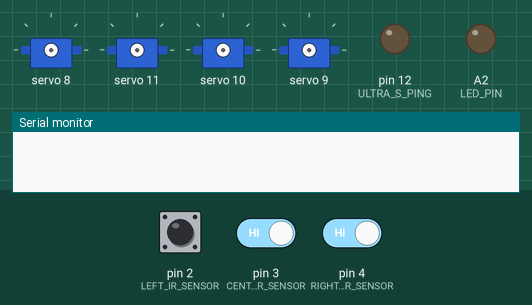
This sketch was run on a simulated Arduino Uno, built with avr-gcc and run on an emulated ATmega328P. Shown: 4 × servo, output pins drawn as LEDs (lit = HIGH), the last lines printed to the serial monitor. The inputs (shaded band) are chosen by the test bench; at power-on: pin 3 (CENTER_IR_SENSOR) HIGH, pin 4 (RIGHT_IR_SENSOR) HIGH, pin 2 (LEFT_IR_SENSOR) HIGH. Pins used as bus, display or sensor lines are not drawn.

Above: at 0.2 s.
At 1.1 s:
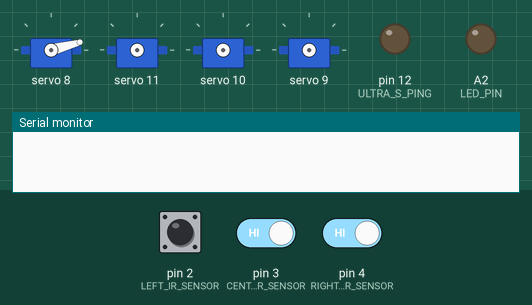
At 9.1 s:
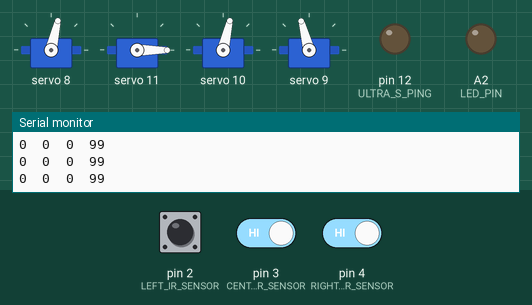
9.2 s: pin 3 (CENTER_IR_SENSOR) driven LOW and pin 4 (RIGHT_IR_SENSOR) driven LOW
12.2 s: pin 2 (LEFT_IR_SENSOR) pulsed LOW 2 times (0.12 s each, 0.3 s apart)
Timing chart, 0 to 15.2 s (numbered marks = the images above; inputs shaded):
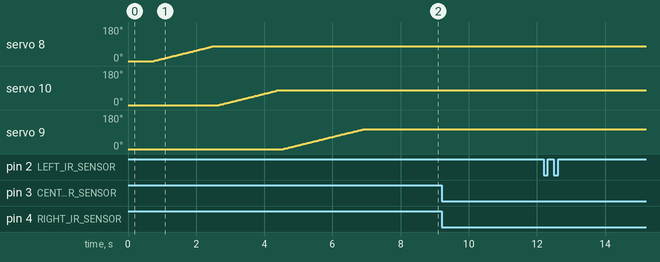

The sketch:

crp2023_diogo.ino
```cpp
#include "config.h"
#include "utils.h"
#include "motorMoves.h"
#include "servoMoves.h"
#include "bt.h"

void setup() {

  //Inicializa a porta série
  Serial.begin(BAUD_RATE);
  delay(100);

  //Define modo de operação dos pinos so sensor de cor.
  pinMode(COLOR_SENSOR_S0,   OUTPUT);
  pinMode(COLOR_SENSOR_S1,   OUTPUT);
  pinMode(COLOR_SENSOR_S2,   OUTPUT);
  pinMode(COLOR_SENSOR_S3,   OUTPUT);
  pinMode(COLOR_SENSOR_READ, INPUT);
  //Define modo de operação dos pinos dos sensores Ir
  pinMode(LEFT_IR_SENSOR,    INPUT);
  pinMode(CENTER_IR_SENSOR,  INPUT);
  pinMode(RIGHT_IR_SENSOR,   INPUT);
  //Define o modo de operação do pino do LED
  pinMode(LED_PIN, OUTPUT);
  //Define o modo de operação dos pinos do sensor Ultrasonico
  pinMode(ULTRA_S_ECHO, INPUT);
  pinMode(ULTRA_S_PING, OUTPUT);

  //Ajusta a amplitude do pulse para 20% (Varia se for arduino, raspbery, etc)
	digitalWrite(COLOR_SENSOR_S0,HIGH);
	digitalWrite(COLOR_SENSOR_S1,LOW);

      //Em modo de calibração de cor executa sempre este loop
      while(COLOR_CALIBRATION){
        atualizaValoresDasCores(COLOR_CALIBRATION);
        Serial.print("R:");   Serial.print(redValue);
        Serial.print("\tG:"); Serial.print(greenValue);
        Serial.print("\tB:"); Serial.print(blueValue);
        Serial.print("\tW:"); Serial.println(whiteValue);
      }

  //Inicializa o MUX PWM
  servoMUX.begin();
  servoMUX.setPWMFreq(PULSE_FREQ);
  delay(500);

  stopCar();
  armInitPosition();
  delay(1000);

}

void loop() {
  detetaDesvio();
  BTmove();
}
```

bt.h
```cpp
  void BTmove() {

  if (Serial.available() > 0 ? bt_receive_val=Serial.read() : false) {
    char bt_receive_val = Serial.read();
    switch (bt_receive_val) {
      case 'F':
        moveCarForward(MED_SPEED);
      case 'B':
        moveCarBackward(MED_SPEED);
      case 'R':
        turnCarRight(MED_SPEED, DIF_M_SPEED);
      case 'L':
        turnCarLeft(MED_SPEED, DIF_M_SPEED);
      default:
        // handle unexpected input
        break;
    }
  }
}
```

motorMoves.h
```cpp
/*
 * Quando se ajusta o valor da velocidade mínima deve-se ter em
 * consideração a tensão de alimentação do do circuito e a tensão
 * do motor, usando a seguinte fórmula:
 *
 *   4096 * Vm/Vin
 *
 * Por exemplo, para uma alimentação de 6V, para um motor de 5V (normalmente é),
 * temos um pulso máximo de:
 *
 *   4096*5/6=3413.
 *
 * Neste caso o valor não pode ultrapassar os 3413 pulsos para não danificar o(s) motor(es).
 *
 *     ___M1___    ____M2____
 *     S0	   S1	   S2	    S3
 *     1	   0	    1	     0	    ---> frente
 *     0	   1	    0	     1   	  ---> tras
 *     1	   0	    0	     1	    ---> direita
 *     0	   1	    1	     0   	  ---> esquerda
 *     0	   0	    0	     0	    ---> stop
 *
 */

/**
* Pára ambos os motores. Para tal coloca todos
* os pulsos de S0,S1-M1 e S2,S3-M2 a 0
*/
void stopCar(){
  /* M1 */
  servoMUX.setPWM(MOTOR_1_A_PWM,0,0);
  servoMUX.setPWM(MOTOR_1_B_PWM,0,0);
  /* M2 */
  servoMUX.setPWM(MOTOR_2_A_PWM,0,0);
  servoMUX.setPWM(MOTOR_2_B_PWM,0,0);
}

/**
* Coloca em adamento os dois motores no mesmo sentido.
* devido à montagem dos motores, o que é para a frente num
* pode significar para trás no outro. (Tem de ser verificado caso a caso).
* Caso isto aconteça há duas soluções. Ou altera-se a polaridade dos cabos
* do motor (se o tipo de ligação permitir), ou troca-se o valor da variavel.
* por exemplo:
* S0 passa a ser S1 e S1 passa a ser S0
*/
void moveCarForward(int speed){

  /* M1 */
  servoMUX.setPWM(MOTOR_1_A_PWM,0,MOTOR_MAX_PULSE);
  servoMUX.setPWM(MOTOR_1_B_PWM,0,MOTOR_MAX_PULSE - speed);
  /**
  * M2 com fator de correção
  * (Ver comentários da variavel DIF_M_SPEED)
  */
  servoMUX.setPWM(MOTOR_2_A_PWM,0,MOTOR_MAX_PULSE);
  servoMUX.setPWM(MOTOR_2_B_PWM,0,(MOTOR_MAX_PULSE - speed) + DIF_M_SPEED);
}

/**
* Coloca em adamento os dois motores no mesmo sentido (Oposto de andar para a frente).
* (Ver comentários do andara para a frente)
*/
void moveCarBackward(int speed){
  /* M1 */
  servoMUX.setPWM(MOTOR_1_A_PWM,0,MOTOR_MAX_PULSE - speed);
  servoMUX.setPWM(MOTOR_1_B_PWM,0,MOTOR_MAX_PULSE);
  /**
  * M2 com fator de correção
  * (Ver comentários da variavel DIF_M_SPEED)
  */
  servoMUX.setPWM(MOTOR_2_A_PWM,0,(MOTOR_MAX_PULSE - speed) + DIF_M_SPEED);
  servoMUX.setPWM(MOTOR_2_B_PWM,0,MOTOR_MAX_PULSE);
}

//Vira para a direita
void turnCarRight(int speed, int difSpeed){
  /* M1 */
  servoMUX.setPWM(MOTOR_1_A_PWM,0, MOTOR_MAX_PULSE - difSpeed);
  servoMUX.setPWM(MOTOR_1_B_PWM,0, MOTOR_MAX_PULSE - speed);
  /**
  * M2 com fator de correção
  * (Ver comentários da variavel DIF_M_SPEED)
  */
  servoMUX.setPWM(MOTOR_2_A_PWM,0, MOTOR_MAX_PULSE);
  servoMUX.setPWM(MOTOR_2_B_PWM,0, (MOTOR_MAX_PULSE - speed) + DIF_M_SPEED);
}

//Vira para a Esquerda
void turnCarLeft(int speed, int difSpeed){
  /* M1 */
  servoMUX.setPWM(MOTOR_1_A_PWM,0, MOTOR_MAX_PULSE);
  servoMUX.setPWM(MOTOR_1_B_PWM,0, MOTOR_MAX_PULSE - speed);
  /**
  * M2 com fator de correção
  * (Ver comentários da variavel DIF_M_SPEED)
  */
  servoMUX.setPWM(MOTOR_2_A_PWM,0, (MOTOR_MAX_PULSE - difSpeed));
  servoMUX.setPWM(MOTOR_2_B_PWM,0, (MOTOR_MAX_PULSE - speed) + DIF_M_SPEED);
}

//Spin car Right
void spinCarRight(int speed, long timmer=0){

  long initTime = millis();
  Serial.println(String(millis() - initTime) + " " + String(initTime) + " " + String(timmer));

  while (millis() - initTime  <= timmer){
      /* M1 */
      servoMUX.setPWM(MOTOR_1_A_PWM,0,0);
      servoMUX.setPWM(MOTOR_1_B_PWM,0,MOTOR_MAX_PULSE - speed );
      /* M2 */
      servoMUX.setPWM(MOTOR_2_A_PWM,0,(MOTOR_MAX_PULSE - speed) + DIF_M_SPEED);
      servoMUX.setPWM(MOTOR_2_B_PWM,0,0);
  }
  stopCar();
}

//Spin car Left
void spinCarLeft(int speed, long timmer=0){

  long initTime = millis();
  Serial.println(String(millis() - initTime) + " " + String(initTime) + " " + String(timmer));

  while (millis() - initTime  <= timmer){
      /* M1 */
      servoMUX.setPWM(MOTOR_1_A_PWM,0,MOTOR_MAX_PULSE - speed );
      servoMUX.setPWM(MOTOR_1_B_PWM,0,0);
      /* M2 */
      servoMUX.setPWM(MOTOR_2_A_PWM,0,0);
      servoMUX.setPWM(MOTOR_2_B_PWM,0,(MOTOR_MAX_PULSE - speed) + DIF_M_SPEED);
  }
  stopCar();
}
  
```

servoMoves.h
```cpp
/**
* Move o braço para uma posição que se quer como incial
*/
void armInitPosition(long speed=SLOW_SPEED){
  moveServo(BASE_SERVO_PWM,  INIT_BASE_ANGLE,  speed);
  moveServo(VERT_SERVO_PWM,  INIT_VERT_ANGLE,  speed);
  moveServo(HORI_SERVO_PWM,  INIT_HORI_ANGLE,  speed);
  moveServo(CLAW_SERVO_PWM,  INIT_GARRA_ANGLE, speed);
}

/**
* função que abre a garra
*
* @param INT  angulo - Angulo desejado, por defeito - OPENED_CLAW
* @param LONG speed  - Velocidade de movimento, por defeito - SLOW_SPEED
*/
void abreGarra(int angulo=OPENED_CLAW, long speed=SLOW_SPEED){
angulo < CLOSED_CLAW || angulo > OPENED_CLAW ?
  Serial.println(String(angulo) + "º Excede o limite possivel"):
  moveServo(CLAW_SERVO_PWM, angulo, speed);
}

/**
* função que fecha a garra
*
* @param INT  angulo - Angulo desejado, por defeito - CLOSED_CLAW
* @param LONG speed  - Velocidade de movimento, por defeito - SLOW_SPEED
*/
void fechaGarra(int angulo=CLOSED_CLAW, long speed=SLOW_SPEED){
  angulo < CLOSED_CLAW || angulo > OPENED_CLAW ?
    Serial.println(String(angulo) + "º Excede o limite possivel"):
    moveServo(CLAW_SERVO_PWM, angulo, speed);
}

/**
* função que move verticalmente o braço
*
* @param INT  angulo - Angulo desejado
* @param LONG speed  - Velocidade de movimento, por defeito - SLOW_SPEED
*/
void moveVert(int angulo, long speed=SLOW_SPEED){
  angulo < VERT_MIN_ROT || angulo > VERT_MAX_ROT ?
    Serial.println(String(angulo) + "º Excede o limite possivel"):
    moveServo(VERT_SERVO_PWM, angulo, speed);
}

/**
* função que move verticalmente o braço
*
* @param INT  angulo - Angulo desejado
* @param LONG speed  - Velocidade de movimento, por defeito - SLOW_SPEED
*/
void moveHori(int angulo, long speed=SLOW_SPEED){
  angulo < HORI_MIN_ROT || angulo > HORI_MAX_ROT ?
    Serial.println(String(angulo) + "º Excede o limite possivel"):
    moveServo(HORI_SERVO_PWM, angulo, speed);
}

/**
* função que move a base o braço
*
* @param INT  angulo - Angulo desejado
* @param LONG speed  - Velocidade de movimento, por defeito - SLOW_SPEED
*/
void moveBase(int angulo, long speed=SLOW_SPEED){
  angulo < BASE_MIN_ROT || angulo > BASE_MAX_ROT ?
    Serial.println(String(angulo) + "º Excede o limite possivel"):
    moveServo(BASE_SERVO_PWM, angulo, speed);
}
```

utils.h
```cpp
/**
* Função que mede a distância com recurso ao sensor de ultrasons
*
* Para gerar um ultrason, coloca-se o pino de PING (trigger) em HIGH por 10 segundos.
* Isto vai fazer com que o sensor envie 8 ciclos ultrsónicos que irá viajar à
* velocidade do som. Imediatamente a seguir coloca-se o pino do ECHO (escuta) em HIGH
* durante, por exemplo 2s (tempo que a função pulseIn tem) que ficará a aguardar o echo
* do sinal enviado.
*
* Utilizando a fórmula da velocidade do som (distancia = velocidade x tempo) , sabendo o momento
* em que o som foi gerado e o tempo que demorou o seu eco, conseguimos calcular a distância.
*
* Guarda na variavel <distancia> o valor da distancia detetada
*/
void calculaDistancia(){

  //Envio de um sinal
  digitalWrite(ULTRA_S_PING, LOW);
  delayMicroseconds(2);
  digitalWrite(ULTRA_S_PING, HIGH);
  delayMicroseconds(10);
  digitalWrite(ULTRA_S_PING, LOW);

  //Detecao do echo do sinal e conversão para cm
  distancia = pulseIn(ULTRA_S_ECHO, HIGH) * 0.034 / 2;
}


/**
* função que transforma os valores de pulsos para um escalar
* cujo o limite inferior e superior é definido pelas
* variaveis "scaleLowVal" e "scaleHighVal" nos settings
*
* @param pulseVal valor da leitura do pulso.
* @return um INTEIRO compreendido entre o valor de scaleLowVal e scaleHighVal
*/
int convertPulseValue(int pulseVal, int minPulse, int maxPulse, bool calibrate=false){

  //Se está em modo de calibração só apresenta o valor de retorno sem map
  if (calibrate) return pulseVal;
  //Se não está em modo de calibração devolve o valor de retorno mapeado na
  //escala definida por scaleLowVal e scaleHighVal
  return map(pulseVal,minPulse,maxPulse,scaleLowVal,scaleHighVal);

}


/**
*  função que obtém os pulsos de cor aplicando
*  o respetivo filtro do fotodiodo pela ativação das
*  seguinte portas:
*
*      S2	     S3	      Photodiode type
*      LOW	  LOW	      Red
*      LOW	  HIGH	    Blue
*      HIGH	  LOW	      Clear (No filter)
*      HIGH	  HIGH	    Green
*
*/
void atualizaValoresDasCores(bool calibrate = false) {

    /*
      S2	  S3	    Photodiode type
      LOW	  LOW	      Red
      LOW	  HIGH	    Blue
      HIGH	LOW	      Clear (No filter)
      HIGH	HIGH	    Green
    */

    //Muda a configuração do sensor para o filtro vermelho
    digitalWrite(COLOR_SENSOR_S2,LOW);
    digitalWrite(COLOR_SENSOR_S3,LOW);
    //Le o valor do sensor e atualiza a variavel redValue
    redValue = convertPulseValue(pulseIn(COLOR_SENSOR_READ, LOW), redMin, redMax, calibrate);
    delay(COLOR_READ_DELAY);

    //Muda a configuração do sensor para o filtro Verde
    digitalWrite(COLOR_SENSOR_S2,HIGH);
    digitalWrite(COLOR_SENSOR_S3,HIGH);
    //Le o valor do sensor e atualiza a variavel greenValue
    greenValue = convertPulseValue(pulseIn(COLOR_SENSOR_READ, LOW), greenMin, greenMax, calibrate);
    delay(COLOR_READ_DELAY);

    //Muda a configuração do sensor para o filtro Azul
    digitalWrite(COLOR_SENSOR_S2,LOW);
    digitalWrite(COLOR_SENSOR_S3,HIGH);
    //Le o valor do sensor e atualiza a variavel blueValue
    blueValue = convertPulseValue(pulseIn(COLOR_SENSOR_READ, LOW), blueMin, blueMax, calibrate);
    delay(COLOR_READ_DELAY);

    //Muda a configuração do sensor para o filtro Branco
    digitalWrite(COLOR_SENSOR_S2,HIGH);
    digitalWrite(COLOR_SENSOR_S3,LOW);
    //Le o valor do sensor e atualiza a variavel whiteValue
    whiteValue = convertPulseValue(pulseIn(COLOR_SENSOR_READ, LOW), whiteMin, whiteMax, calibrate);
    delay(COLOR_READ_DELAY);
}


/**
* função que intrepreta os valores e devolve a cor detetada
*
* @param r valor da leitura dos pulsos do RED, convertido em escala de 0 a 255
* @param g valor da leitura dos pulsos do GREEN, convertido em escala de 0 a 255
* @param b valor da leitura dos pulsos do BLUE, convertido em escala de 0 a 255
* @param w valor da leitura dos pulsos do WHITE, convertido em escala de 0 a 255
*
* @return 0=Red, 1=Green, 2=Blue, 3=White, 4=Preto
*/
void detetaCor(){

  if (DEBUG){
      String str = String(redValue)   + "\t" + String(greenValue) + "\t" +
                   String(blueValue)  + "\t" + String(whiteValue) + " \t\t C: " +
                   String(detectedColor);

      Serial.println(str);
  }

  //Condição para o branco
  if ((whiteValue == -255 ) || ( whiteValue >0 && redValue < 0 && redValue <0 && blueValue <0)) detectedColor = 4;
  //Condição para o vermelho
  else if ((redValue   == 255 || redValue   == 0 ) || (redValue   < greenValue && redValue   < blueValue))   detectedColor = 0;
  else if ((greenValue == 255 || greenValue == 0 ) || (greenValue < redValue   && greenValue < blueValue))   detectedColor = 1;
  else if ((blueValue  == 255 || blueValue  == 0 ) || (blueValue  < redValue   && blueValue  < greenValue))  detectedColor = 2;
  else  detectedColor = 99;
}


/**
* Função que deteta o desvio do carro em relação à linha preta, lendo
* os sensores de infravermelho e comparando
*
* Os valores que são atualizados na variavel são:
* -2 -1 0 1 2
* Valor negativo está desviado para a esquerda (quanto maior o número maior o desvio)
* Valor positivo está desviado para a direita (quanto maior o número maior o desvio)
*
* A existência de 2 valores de desvios pode ser útil para saber qual a intensidade
* da correção da rota a fazer
*/
void detetaDesvio(){

  leftSensorReading   = !digitalRead(LEFT_IR_SENSOR);
  centerSensorReading = !digitalRead(CENTER_IR_SENSOR);
  rightSensorReading  = !digitalRead(RIGHT_IR_SENSOR);

  if(DEBUG){
    Serial.println(String(leftSensorReading) + "\t" + String(centerSensorReading) + "\t" + String(rightSensorReading) + "\t" + desvio);
  }

       if (!leftSensorReading  && centerSensorReading  && !rightSensorReading) desvio =  0;
  else if (leftSensorReading   && centerSensorReading  && !rightSensorReading) desvio = -1;
  else if (leftSensorReading   && !centerSensorReading && !rightSensorReading) desvio = -2;
  else if (!leftSensorReading  && centerSensorReading  && rightSensorReading)  desvio =  1;
  else if (!leftSensorReading  && !centerSensorReading && rightSensorReading)  desvio =  2;
     else desvio = 99;

}

/**
* função que converte angulos para pulsos
* que serão aplicados à porta PWM do MUX
* para movimentar o respetivo servo
*
* @param INT valor do ângulo pretendido de 0 a 180
* @return um iteiro resultante da conversão angulo -> pulso
*/
int convertAngleToPulse(int angle){
  return map(angle, 0, 180, SERVOMIN, SERVOMAX);
}


/**
* função que faz movimentar o servo pretendido
*
* @param servo  O servo que se quer movimentar
* @param angulo O angulo para onde se quer colocar o servo
* @param speed  A velocidade de deslocação do servo
*/
int moveServo(int servo, int angulo, long speed){

        //Variavel para guardar a última posição
        int lastPos;

        //Guarda valor da ultima posição em função do servo indicado como argumento
        if (servo == 9) lastPos = servGarraLastPos;
        if (servo == 8) lastPos = servBaseLastPos;
        if (servo == 11) lastPos = servVertLastPos;
        if (servo == 10) lastPos = servHoriLastPos;

        //Verifica se a trajetória á crescente
        if (lastPos < angulo){
              for (int n = lastPos; n<= angulo; n++){
                servoMUX.setPWM(servo,0,convertAngleToPulse(n));
                delay(speed);
              }
        //Se a trajetória for decrescente
        }else{
          for (int n = lastPos; n>= angulo; n--){
                servoMUX.setPWM(servo,0,convertAngleToPulse(n));
                delay(speed);
              }
        }

        //Guarda a última posição do respetivo servo.
        if (servo == 9) servGarraLastPos = angulo;
        if (servo == 8) servBaseLastPos  = angulo;
        if (servo == 11) servVertLastPos  = angulo;
        if (servo == 10) servHoriLastPos  = angulo;
}


/**
* função que verifica se está a ser recebido algum valor via comunicação
* série proveniente do bluetooth.
*/

void checkBTCom(){
  Serial.available() > 0 ? bt_receive_val=Serial.read() : false ;
}
```

Source omitted: config.h (4885 bytes)
